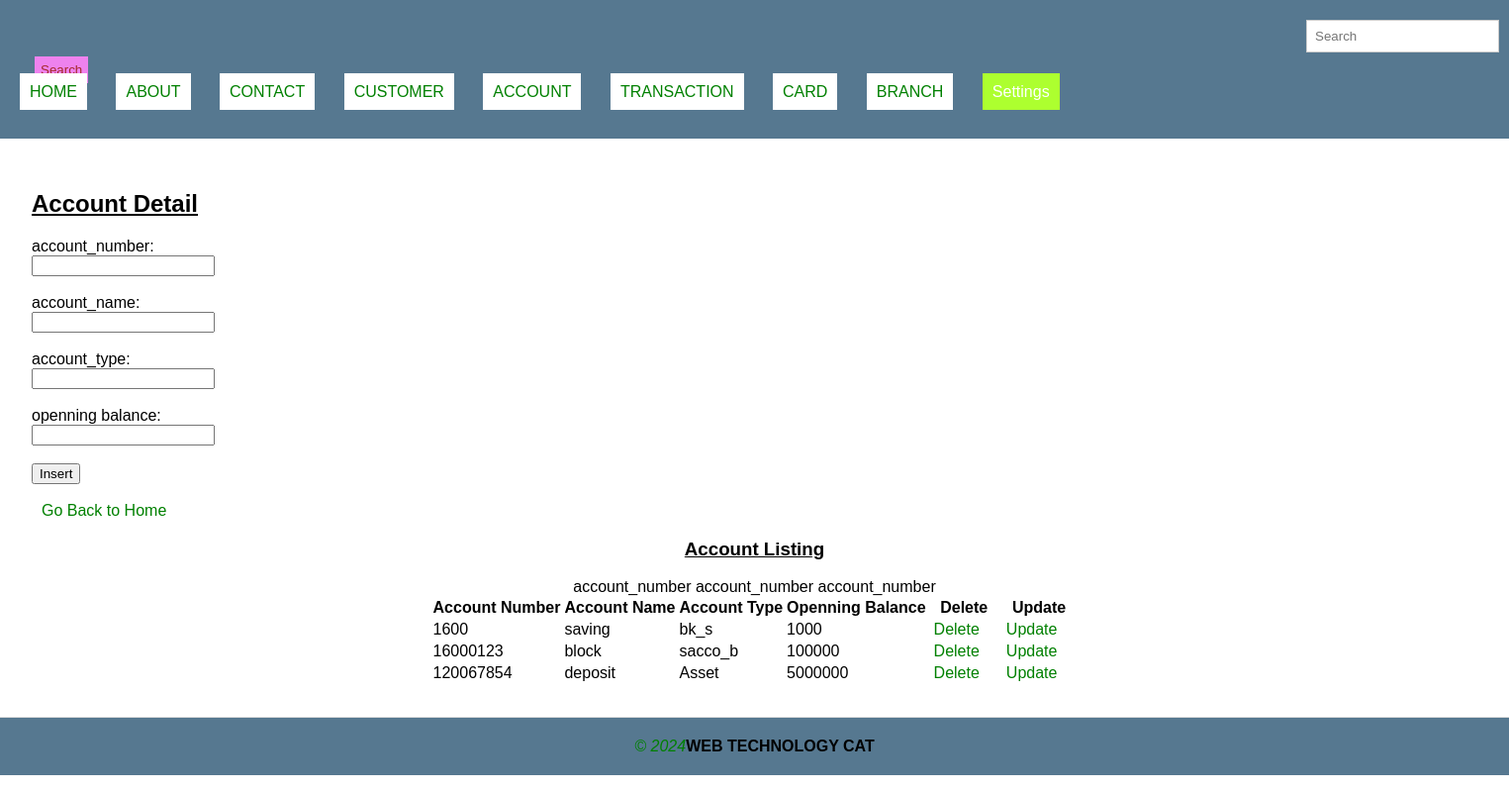
Page /account_detail.php on the committed database.
### tables this page shows
CREATE TABLE `account_detail` (
  `account_number` int(10) NOT NULL,
  `account_name` varchar(10) NOT NULL,
  `account_type` varchar(10) NOT NULL,
  `openning_balance` int(10) NOT NULL
);

### account_detail.php (the view, shortened to what this page needs)
     <!DOCTYPE html>
<html>
<head>
  <link rel="stylesheet" type="text/css" href="style.css" title="style 1" media="screen, tv, projection, handheld, print"/>
</head>
<header>
  <form class="d-flex" role="search" action="search.php">
    <input class="form-control me-2" type="search" placeholder="Search" aria-label="Search" name="query">
    <button class="btn btn-outline-success" type="submit">Search</button>
  </form>
    <li style="display: inline; margin-right: 10px;"><a href="./home.html">HOME</a></li>
    <li style="display: inline; margin-right: 10px;"><a href="./about.html">ABOUT</a></li>
    <li style="display: inline; margin-right: 10px;"><a href="./contact.html">CONTACT</a></li>
    <li style="display: inline; margin-right: 10px;"><a href="./customer_detail.php">CUSTOMER</a></li>
    <li style="display: inline; margin-right: 10px;"><a href="./account_detail.php">ACCOUNT</a></li>
    <li style="display: inline; margin-right: 10px;"><a href="./transaction_detail.php">TRANSACTION</a></li>
    <li style="display: inline; margin-right: 10px;"><a href="./card_detail.php"> CARD</a></li>
    <li style="display: inline; margin-right: 10px;"><a href="./branch_detail.php">BRANCH</a></li>
    <li class="dropdown" style="display: inline; margin-right: 10px;">
      <a href="#" style="padding: 10px; color: white; background-color: greenyellow; text-decoration: none; margin-right: 15px;">Settings</a>
    </li><br><br>
</header>
<section>
<body>
    <u><h1>Account Detail</h1></u>
    <form method="POST" action="">
        <label for="account_number">account_number:</label><br>
        <input type="number" id="account_number" name="account_number"><br><br>
        <label for="account_name">account_name:</label><br>
        <input type="text" id="account_name" name="account_name"><br><br>
        <label for="account_type">account_type:</label><br>
        <input type="text" id="account_type" name="account_type"><br><br>
        <label for="openning_balance">openning balance:</label><br>
        <input type="number" id="openning_balance" name="openning_balance"><br><br>
        <input type="submit" name="insert" value="Insert"><br><br>
        <a href="./home.html">Go Back to Home</a>
    </form>
    <?php
   include('database_connection.php');
    ?>
<center>
    <u><h3>Account  Listing</h3></u>
    <table>
        <tr>
            <th>Account Number</th>
            <th>Account Name</th>
            <th>Account Type</th>
            <th>Openning Balance</th>
            <th>Delete</th>
            <th>Update</th>
        </tr>
        <?php
        $sql = "SELECT * FROM account_detail";
        $result = $connection->query($sql);
        if ($result->num_rows > 0) {
            while ($row = $result->fetch_assoc()) {
                echo "<tr>account_number
                    <td>" . $row["account_number"] . "</td>
                    <td>" . $row["account_name"] . "</td>
                    <td>" . $row["account_type"] . "</td>
                    <td>" . $row["openning_balance"] . "</td>
                    <td><a style='padding:4px' href='delete_account_detail.php?account_number=" . $row["account_number"] . "'>Delete</a></td>
                    <td><a style='padding:4px' href='update_account_detail.php?account_number=" . $row["account_number"] . "'>Update</a></td>
                </tr>";
            }
        } else {
            echo "<tr><td colspan='6'>No data found</td></tr>";
        }
        ?>
    </table>
</center>
</body>
</section>
   <footer>
   <i style="color: green;">&copy; 2024</i><b>WEB TECHNOLOGY CAT</b>
  </footer>
</body>
</html>

### style.css (style rules this page uses)
body { font-family: Arial, sans-serif; margin: 0; padding: 0; }
.form-control { padding: 8px; margin-left: 4px; border: 1px solid #ccc; }
.btn { padding: 6px; background-color: violet; color: brown; border: none; }
.dropdown { position: relative; display: inline; margin-right: 10px; }
body { font-family: Arial,sans-serif; margin:0; padding:0; }
header { background-color:orange; padding: 20px; }
footer { text-align: center; padding: 15px; background-color:orange; }
.dropdown { position: right; display:right; direction:rtl; }
section { padding:28px; border-bottom: 1px solid #ddd; }

### account_detail.php (style rules this page uses)
a { padding: 10px; color: white; background-color: white; text-decoration: none; margin-right: 15px; }
a:link { color: green; }
button.btn { margin-left: 15px; margin-top: 4px; }
input.form-control { margin-left: 1300px; padding: 8px; }
header { background-color: #567890; padding: 20px; }
section { padding:32px; }
footer { background-color: #567890; padding: 20px; }

### rows in the picture
account_detail: account_number "1600", account_name "saving", account_type "bk_s", openning_balance "1000"
account_detail: account_number "16000123", account_name "block", account_type "sacco_b", openning_balance "100000"
account_detail: account_number "120067854", account_name "deposit", account_type "Asset", openning_balance "5000000"
